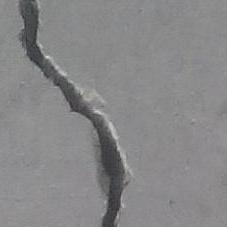
#> input picture 00007.jpg, 227 x 227 px
$ python draw_shapes.py
#> lines starting #> are read from the running program, lines starting #| are printed output that depends on the picture
#in this file a try to draw a rectagnle box around the crack
import numpy as np
import cv2

img = cv2.imread('00007.jpg',0)
#> img: shape (227, 227); min 45, max 220, mean 135.3
# 36,226   107,226      (6)
# 36, 0    107,0        (6)
# 0,226   107, 226      (3)
# 0,0     107,0         (3)

#img = cv2.line(img, (0,0), (255,255),(255,0,0),3) #BGR  | thickness
img = cv2.rectangle(img, (20,0),(130,226),(0,0,255),3)
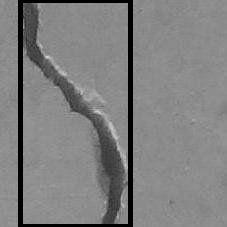
#> img: shape (227, 227); min 0, max 220, mean 127.6
#img = cv2.putText(img,'crack size',(50,50),cv2.FONT_HERSHEY_SIMPLEX,1,(0,255,0),3) #coordinates you start text from, font,fontsize,thickness

cv2.imshow('crack',img)

cv2.waitKey(0)
cv2.destroyAllWindows()

$ run again, with 00003.jpg copied over 00007.jpg
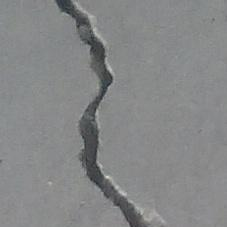
#> input picture 00003.jpg, 227 x 227 px
#> `img = cv2.rectangle(img, (20,0),(130,226),(0,0,255),3)`:
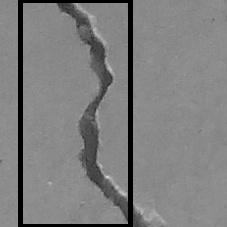
#> img: shape (227, 227); min 0, max 218, mean 126.9

$ run again, with 00293.jpg copied over 00007.jpg
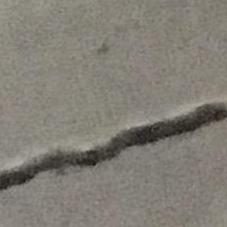
#> input picture 00293.jpg, 227 x 227 px
#> `img = cv2.rectangle(img, (20,0),(130,226),(0,0,255),3)`:
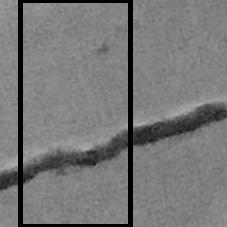
#> img: shape (227, 227); min 0, max 175, mean 119.2
